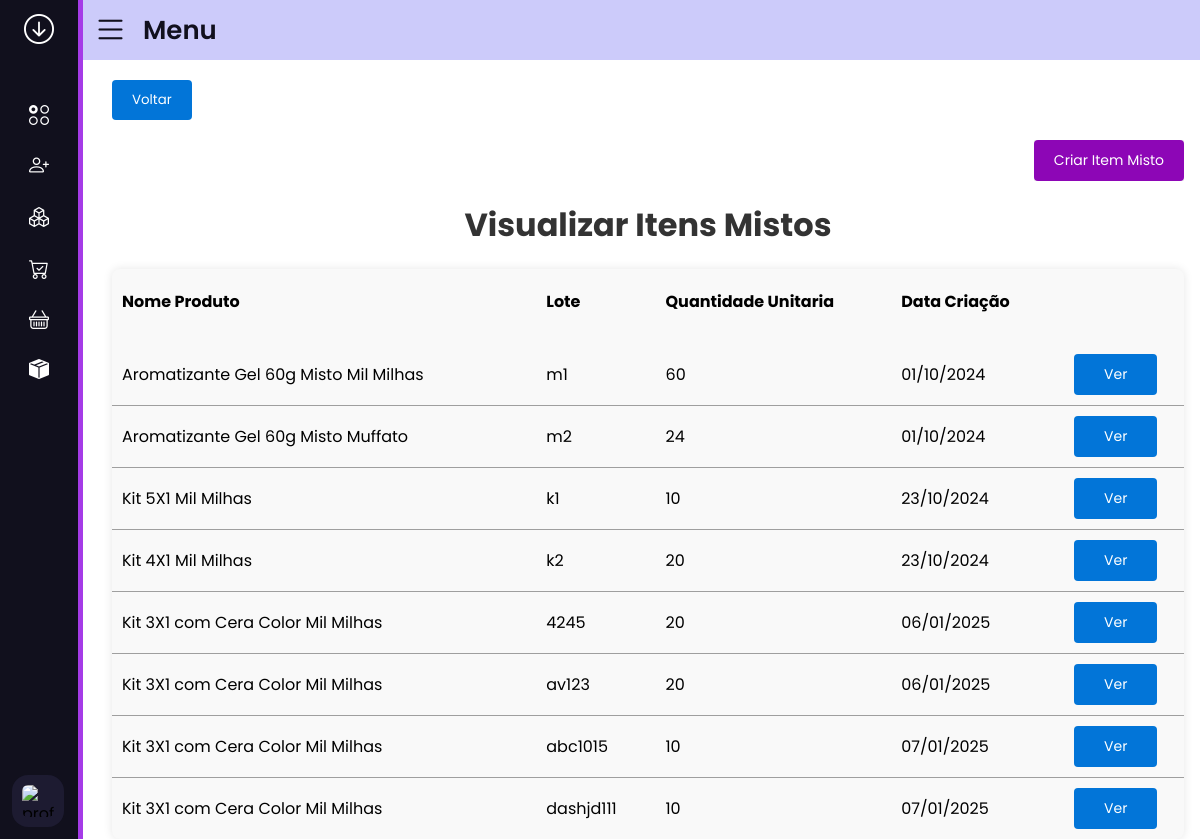
Screenshot of /produtos_acabados/listar_mistos_criados/ (signed in) with the database file from the repository.
### produtos_acabados/models.py (models this page shows, shortened)
class MistoItem(models.Model):
    content_type = models.ForeignKey(ContentType, on_delete=models.CASCADE)
    object_id = models.PositiveIntegerField()
    produto_misto = GenericForeignKey('content_type', 'object_id')
    produto_nome = models.CharField(max_length=70, default='nat')
    lote = models.CharField(max_length=20)
    quantidade_unitaria = models.IntegerField()
    quantidade_de_caixas = models.IntegerField(default=1)
    date = models.DateField(auto_now_add=True, blank=True, null=True)

### produtos_acabados/views.py (the view)
# urls.py: path('listar_mistos_criados/', views.list_item_misto, name='list_misto_item'),
@permission_required('produtos_acabados.view_mistoitem', raise_exception=True)
@login_required
def list_item_misto(request):
    misto_items = MistoItem.objects.all()
    return render(request, 'produtos_acabados/itens_mistos/list_item_misto.html',
                  {'misto_items': misto_items})

### produtos_acabados/templates/produtos_acabados/itens_mistos/list_item_misto.html
{% extends 'side_menu.html' %}
{% load static %}
{% block head %}
<link rel="stylesheet" href="{% static 'produtos_acabados/css/itens_mistos/style_list_view.css' %}">
{% endblock %}
{% block content %}
<div class="button-pattern">
    <button class="button-pattern_final" onclick="window.history.back()">Voltar</button>
</div>
<div class="botao_criar_div">
    <button class="botao_criar"><a class="link-botao" href="/produtos_acabados/create-misto-item/">Criar Item Misto</a></button>
</div>
<table class="container">
        <h1>Visualizar Itens Mistos</h1>
        <thead>
            <tr>
                <th>Nome Produto</th>
                <th>Lote</th>
                <th>Quantidade Unitaria</th>
                <th>Data Criação</th>
            </tr>
        </thead>
        <tbody>
            {% if misto_items %}
                {% for item in misto_items %}
                    <tr>
                            <td>{{ item.produto_nome }}</td>
                            <td>{{ item.lote }}</td>
                            <td>{{ item.quantidade_unitaria }}</td>
                            <td>{{ item.date|date:"d/m/Y" }}</td>
                            <td class="td-button">
                                <a class="link-botao" href="/produtos_acabados/visualizar_misto_item/{{item.id}}">
                                Ver</a>
                            </td>
                    </tr>
                {% endfor %}
            {% else %}
                <p>Nenhum item misto encontrado.</p>
            {% endif %}
        </tbody>
    </table>
{% endblock %}

### produtos_acabados/static/produtos_acabados/css/itens_mistos/style_list_view.css (style rules this page uses)
.container { width: 100%; margin: 0 auto; padding: 20px; background-color: #f9f9f9; border-radius: 8px; box-shadow: 0 0 10px rgba(0, 0, 0, 0.1); }
h1, h2, h3 { text-align: center; color: #333; padding-bottom: 20px; }
.button-pattern { text-align: left; margin-bottom: 20px; }
.button-pattern_final { background-color: #0275d8; color: white; padding: 10px 20px; border: none; border-radius: 4px; cursor: pointer; }
.botao_criar_div { text-align: right; margin-bottom: 20px; }
.botao_criar .link-botao { background-color: #8d06b6; color: white; padding: 10px 20px; border: none; border-radius: 4px; cursor: pointer; text-decoration: none; }
.botao_criar { border: none; }
th { text-align: left; padding-top: 20px; padding-left: 10px; padding-bottom: 30px; }
table { border-spacing: 0; border-collapse: collapse; }
table tr:not(:last-child) td { border-bottom: #9f9f9f 1px solid; }
table td { padding: 10px; }
.td-button { text-align: center; }
.link-botao { display: inline-block; background-color: #0275d8; color: white; padding: 10px 30px; border: none; border-radius: 4px; cursor: pointer; text-align: center; font-size: 14px; text-decoration: none; }

### base_templates/side_menu.html (style rules this page uses)
* { margin: 0; padding: 0; box-sizing: border-box; font-family: 'Poppins', sans-serif; }

### rows the page displays
MistoItem: produto_nome "Aromatizante Gel 60g Misto Mil Milhas", lote "m1", quantidade_unitaria "60", date "01/10/2024"
MistoItem: produto_nome "Aromatizante Gel 60g Misto Muffato", lote "m2", quantidade_unitaria "24", date "01/10/2024"
MistoItem: produto_nome "Kit 5X1 Mil Milhas", lote "k1", quantidade_unitaria "10", date "23/10/2024"
MistoItem: produto_nome "Kit 4X1 Mil Milhas", lote "k2", quantidade_unitaria "20", date "23/10/2024"
MistoItem: produto_nome "Kit 3X1 com Cera Color Mil Milhas", lote "4245", quantidade_unitaria "20", date "06/01/2025"
MistoItem: produto_nome "Kit 3X1 com Cera Color Mil Milhas", lote "av123", quantidade_unitaria "20", date "06/01/2025"
MistoItem: produto_nome "Kit 3X1 com Cera Color Mil Milhas", lote "abc1015", quantidade_unitaria "10", date "07/01/2025"
MistoItem: produto_nome "Kit 3X1 com Cera Color Mil Milhas", lote "dashjd111", quantidade_unitaria "10", date "07/01/2025"
